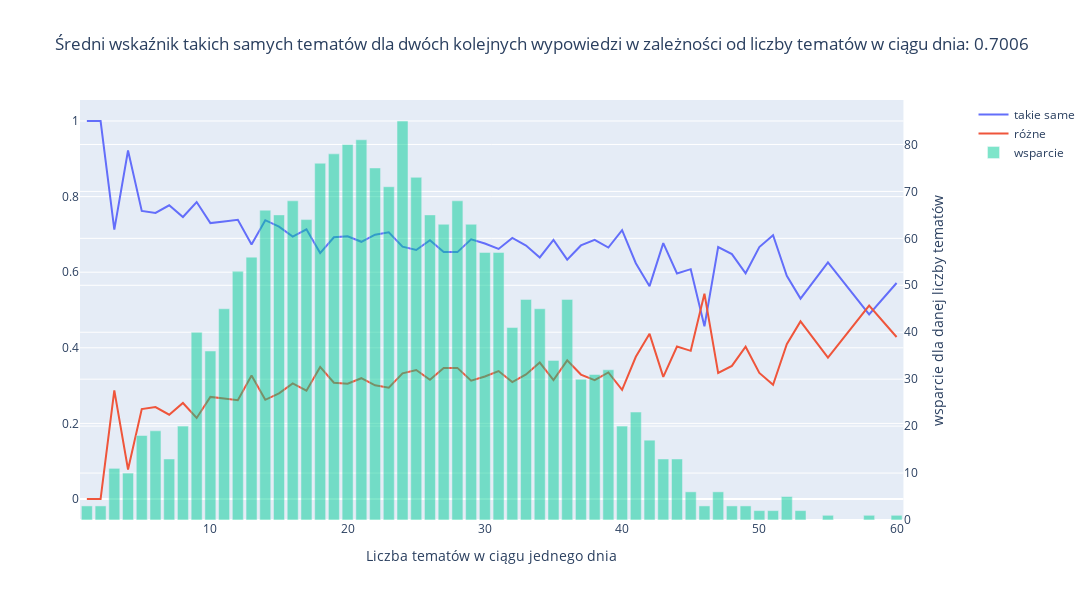

The notebook cell saved with this chart:
### Code cell
df_score = pd.DataFrame(zip(topics_per_day, same_per_day_norm, different_per_day_norm), columns=['tematy', 'takie same', 'różne'])
score_mean = df_score.groupby(by='tematy').agg('mean')
score_support = df_score.groupby(by='tematy').agg('count')['różne']

fig = make_subplots(specs=[[{"secondary_y": True}]])
fig.add_trace(go.Scatter(x=score_mean.index, y=score_mean['takie same'], name='takie same'))
fig.add_trace(go.Scatter(x=score_mean.index, y=score_mean['różne'], name='różne'))
fig.add_trace(go.Bar(x=score_support.index, y=score_support, name='wsparcie', opacity=0.5), secondary_y=True)

score = np.sum(same_per_day) / np.sum([*same_per_day, *different_per_day])
fig.update_layout(
    title_text= 'Średni wskaźnik takich samych tematów dla dwóch kolejnych wypowiedzi w zależności od liczby tematów w ciągu dnia: {:.4f}'.format(score),
    width=1200,
    height=600
)
fig.update_yaxes(title_text="wsparcie dla danej liczby tematów", secondary_y=True)
fig.update_xaxes(title_text="Liczba tematów w ciągu jednego dnia")
fig.show()

### Figure 1 — Plotly figure (JSON) as saved in the notebook; plotly's stock layout.template omitted (floating-point values rounded to 4 significant figures)
{"data": [{"name": "takie same", "type": "scatter", "x": [1, 2, 3, 4, 5, 6, 7, 8, 9, 10, 11, 12, 13, 14, 15, 16, 17, 18, 19, 20, 21, 22, 23, 24, 25, 26, 27, 28, 29, 30, 31, 32, 33, 34, 35, 36, 37, 38, 39, 40, 41, 42, 43, 44, 45, 46, 47, 48, 49, 50, 51, 52, 53, 55, 58, 60], "y": [1, 1, 0.7126, 0.922, 0.7622, 0.7567, 0.777, 0.7459, 0.7855, 0.73, 0.7339, 0.7385, 0.6731, 0.7376, 0.7207, 0.6944, 0.7136, 0.6506, 0.6923, 0.6951, 0.6805, 0.6993, 0.7057, 0.6675, 0.6588, 0.6844, 0.6535, 0.6531, 0.687, 0.676, 0.6615, 0.6906, 0.6706, 0.6391, 0.6854, 0.6334, 0.6708, 0.6854, 0.6652, 0.7114, 0.6237, 0.5631, 0.6769, 0.5966, 0.608, 0.4568, 0.6666, 0.6478, 0.5972, 0.6664, 0.698, 0.5906, 0.5301, 0.626, 0.4885, 0.5714]}, {"name": "różne", "type": "scatter", "x": [1, 2, 3, 4, 5, 6, 7, 8, 9, 10, 11, 12, 13, 14, 15, 16, 17, 18, 19, 20, 21, 22, 23, 24, 25, 26, 27, 28, 29, 30, 31, 32, 33, 34, 35, 36, 37, 38, 39, 40, 41, 42, 43, 44, 45, 46, 47, 48, 49, 50, 51, 52, 53, 55, 58, 60], "y": [0, 0, 0.2874, 0.07803, 0.2378, 0.2433, 0.223, 0.2541, 0.2145, 0.27, 0.2661, 0.2615, 0.3269, 0.2624, 0.2793, 0.3056, 0.2864, 0.3494, 0.3077, 0.3049, 0.3195, 0.3007, 0.2943, 0.3325, 0.3412, 0.3156, 0.3465, 0.3469, 0.313, 0.324, 0.3385, 0.3094, 0.3294, 0.3609, 0.3146, 0.3666, 0.3292, 0.3146, 0.3348, 0.2886, 0.3763, 0.4369, 0.3231, 0.4034, 0.392, 0.5432, 0.3334, 0.3522, 0.4028, 0.3336, 0.302, 0.4094, 0.4699, 0.374, 0.5115, 0.4286]}, {"name": "wsparcie", "opacity": 0.5, "type": "bar", "x": [1, 2, 3, 4, 5, 6, 7, 8, 9, 10, 11, 12, 13, 14, 15, 16, 17, 18, 19, 20, 21, 22, 23, 24, 25, 26, 27, 28, 29, 30, 31, 32, 33, 34, 35, 36, 37, 38, 39, 40, 41, 42, 43, 44, 45, 46, 47, 48, 49, 50, 51, 52, 53, 55, 58, 60], "xaxis": "x", "y": [3, 3, 11, 10, 18, 19, 13, 20, 40, 36, 45, 53, 56, 66, 65, 68, 64, 76, 78, 80, 81, 75, 71, 85, 73, 65, 63, 68, 63, 57, 57, 41, 47, 45, 34, 47, 30, 31, 32, 20, 23, 17, 13, 13, 6, 3, 6, 3, 3, 2, 2, 5, 2, 1, 1, 1], "yaxis": "y2"}], "layout": {"height": 600, "title": {"text": "Średni wskaźnik takich samych tematów dla dwóch kolejnych wypowiedzi w zależności od liczby tematów w ciągu dnia: 0.7006"}, "width": 1200, "xaxis": {"anchor": "y", "domain": [0, 0.94], "title": {"text": "Liczba tematów w ciągu jednego dnia"}}, "yaxis": {"anchor": "x", "domain": [0, 1]}, "yaxis2": {"anchor": "x", "overlaying": "y", "side": "right", "title": {"text": "wsparcie dla danej liczby tematów"}}}}
